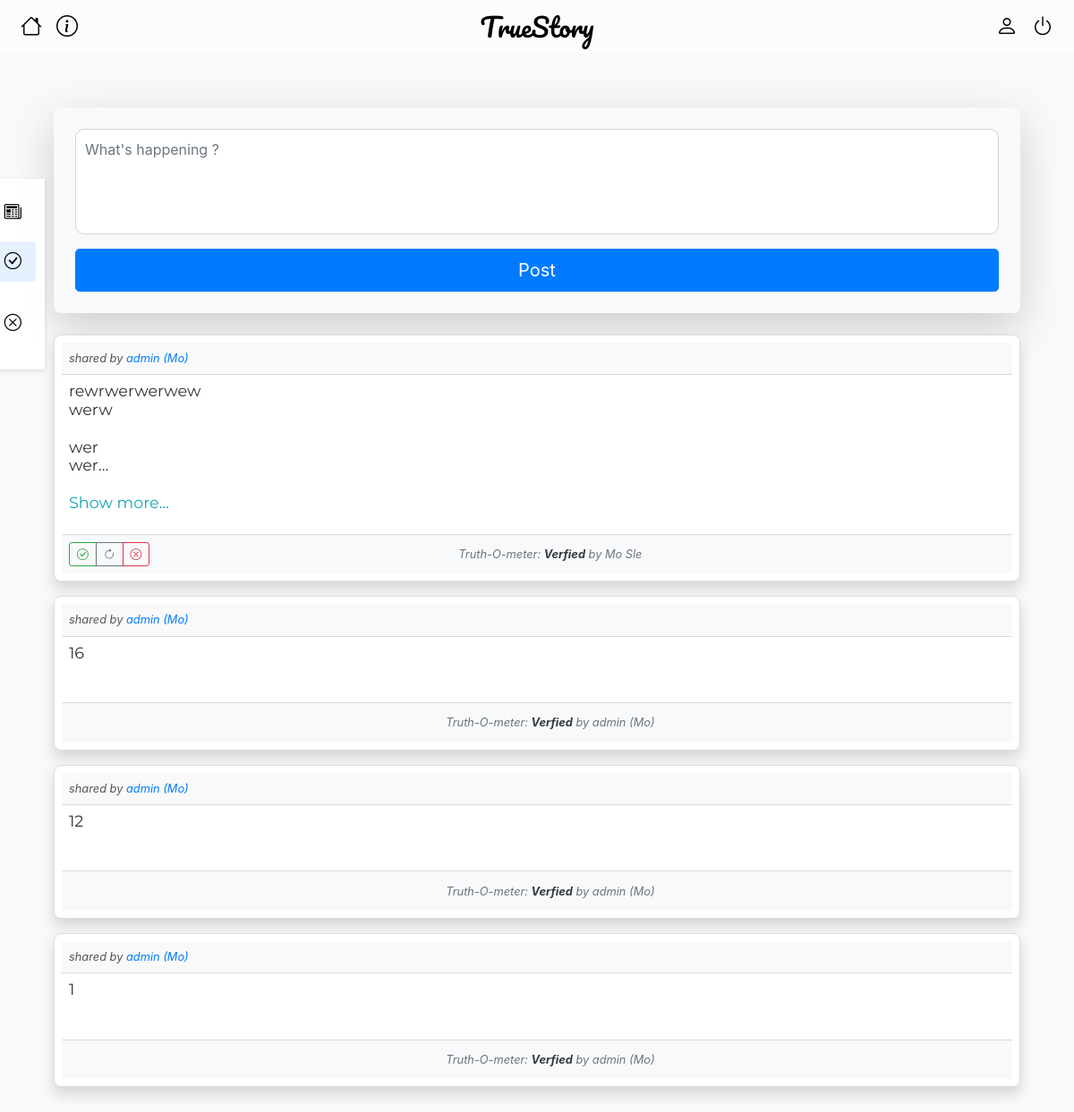
/?nav=verified (signed in), run on the app's committed database.
### mainapp/models.py (models this page shows, shortened)
class Post(models.Model):
    post_id = models.BigAutoField("Post id",primary_key=True)
    account = models.ForeignKey(Account, on_delete=models.CASCADE,related_name="account")
    post_text = models.TextField("Post Text", max_length=5000)
    true_prob = models.FloatField("Prop",default = -1)
    status = models.CharField(max_length=1000,default="Processing..")
    checker = models.ForeignKey(Account,null=True, blank=True,on_delete=models.SET_NULL,related_name="checker")
    created_at = models.DateTimeField("Created at", auto_now_add = True)
    updated_at = models.DateTimeField("Updated at", auto_now = True)
    class Meta:
        verbose_name = "Post"
        ordering = ["-post_id"]
    def get_relative_time(self):
        now = datetime.now()
        past_date = self.created_at
        relative_time = DateTimeUtils.relative_datetime(past_date)[0]
        ago = " ago"
        if relative_time == "just now":
            ago =""
        return relative_time+ago

class Account(models.Model):
    user = models.OneToOneField(CustomUser, on_delete=models.CASCADE, primary_key=True)
    first_name = models.CharField("First Name", max_length=100)
    last_name = models.CharField("Last Name", max_length=100)
    date_of_birth = models.DateField("Date Of Birth",)
    gender = models.CharField("Gender", max_length=8, choices=[("MALE", "MALE"), ("FEMALE", "FEMALE")])
    city = models.CharField("City", max_length=50)
    bio = models.TextField("Bio", max_length=1000)
    last_api_call = models.DateTimeField(null=True, blank=True)
    def __str__(self):
        return self.first_name + " " + self.last_name
    def get_absolute_url(self):
        return reverse("account_detail", kwargs={"pk": self.pk})

### mainapp/views/home.py (the view, shortened to what this page needs)
# urls.py: path("", home.index, name="index"),
def index(request):
    nav = request.GET.get('nav', 'posts')
    if nav == 'verified':
        post_list = Post.objects.filter(status="Verfied")
    elif nav == 'disproven':
        post_list = Post.objects.filter(status="Disproven")
    else:
        post_list = Post.objects.all()
    paginator = Paginator(post_list, 10)  # Show 10 posts per page
    page_number = request.GET.get('page',1)
    page_obj = paginator.get_page(page_number)
    context = {
        'page_obj': page_obj,
        'has_next': page_obj.has_next(),
    }
    return render(request, 'mainapp/index.html', context)

### mainapp/templates/mainapp/index.html (shortened to what this page needs)
{% extends "base.html" %}
{% load static %}
{% block style %}
<link rel="stylesheet" type="text/css" href="{% static 'mainapp/css/post_card2.css' %}">
<link rel="stylesheet" type="text/css" href="{% static 'mainapp/css/side_panel.css' %}">
{% endblock style %}
{% block content %}
<div class="container mt-4 ">
    <div class="card shadow-lg bg-light border-0">
        <div class="card-body p-4">
            {% if user.is_authenticated %}
            <form id="postForm" method="post" action="{% url 'index' %} ">
                <div class="form-group mb-3">
                    <textarea class="form-control" id="post-content" name="post_text" rows="4" maxlength="1000"
                    placeholder="What's happening ?" style="resize: none; border-radius: 10px; padding: 10px;"></textarea>
                </div>
                <button type="submit" class="btn btn-lg btn-block btn-primary">Post</button>
            </form>
            {% endif %}
        </div>
    </div>
    {% include 'mainapp/post/_posts_side_panel.html' %}
    <div id="posts-container" class="mt-4">
        {% include 'mainapp/post/_posts_section.html' %}
    </div>
</div>
{% endblock %}

### mainapp/templates/mainapp/post/_post_card2.html (shortened to what this page needs)
<div class="card mt-3 p-2 shadow" id="post-card-{{post.post_id}}">
    <div class="card-header d-flex justify-content-between p-2">
        <span class="small card-author">shared by <a href="{{ post.account.get_absolute_url }}" >{{ post.account.first_name }} {{ post.account.last_name }}</a></span>
    </div>
    <p class="card-text post-body p-2">
        <span class="post-summary">{{ post.post_text|linebreaksbr }}</span>
        <br><a href="javascript:void(0);" class="see-more text-info">Show more...</a>
    </p>
    <div class="card-footer d-flex justify-content-between align-items-center p-2 bg-light">
        <div class="btn-group" role="group">
            {% if user.is_trusted %}
                {% if not post.checker or post.checker == user.account %}
                    <button type="button" class="btn btn-outline-success btn-sm" onclick="change_status('approve','{{user.id}}','{{post.post_id}}')" title="Verify this post"><i class="bi bi-check-circle"></i></button>
                    <button type="button" class="btn btn-outline-secondary btn-sm" onclick="change_status('reset','{{user.id}}','{{post.post_id}}')" title="Reset"><i class="bi bi-arrow-clockwise"></i></button>
                    <button type="button" class="btn btn-outline-danger btn-sm" onclick="change_status('disapprove','{{user.id}}','{{post.post_id}}')" title="Disapprove this post"><i class="bi bi-x-circle"></i></button>
                {% endif %}
            {% endif %}
        </div>
        <div id="poststatue{{post.post_id}}" class="status text-muted small text-center mx-auto">
            Truth-O-meter: <strong class="text-dark">{{ post.status }}</strong>
            {% if post.checker %}
                <span> by <a id="checker-link" href="{{post.checker.get_absolute_url}}">{{ post.checker }}</a></span>
            {% endif %}
        </div>
        <div class="btn-group" role="group">
        </div>
    </div>
</div>

### mainapp/static/mainapp/css/base.css (style rules this page uses)
body { margin: 0; padding: 0; box-sizing: border-box; }

### mainapp/static/mainapp/css/post_card2.css (style rules this page uses)
body { margin: 0; padding: 0; box-sizing: border-box; }
.card { border: 1px solid #ddd; border-radius: 8px; }
.card-header, .card-footer { background-color: #f9f9f9; }
.btn-group .btn { font-size: 0.8rem; padding: 0.2rem 0.5rem; }
.status { font-style: italic; color: #666; width: 30%; }
.text-info { color: #17a2b8; }
.text-muted { color: #888; }
.text-dark { color: #333; }
.post-summary { display: -webkit-box; -webkit-box-orient: vertical; -webkit-line-clamp: 5; display: box; box-orient: vertical; line-clamp: 5; overflow: hidden; text-overflow: ellipsis; }
.post-body { transition: all 0.3s ease-in-out; padding: 40px; font-family: 'Montserrat', sans-serif; border-radius: 8px; color: #333; font-size: 1.1rem; line-height: 1.3rem; }
.see-more, .see-less { color: #007bff; cursor: pointer; }
.card-author { font-style: italic; font-size: 0.8em; color: #555; }
#checker-link { color: inherit; text-decoration: none; }

### data on the page
Post: account.first_name "admin", account.last_name "(Mo)", post_text "rewrwerwerwew werw wer wer", status "Verfied", checker "Mo Sle"
Post: account.first_name "admin", account.last_name "(Mo)", post_text "16", status "Verfied", checker "admin (Mo)"
Post: account.first_name "admin", account.last_name "(Mo)", post_text "12", status "Verfied", checker "admin (Mo)"
Post: account.first_name "admin", account.last_name "(Mo)", post_text "1", status "Verfied", checker "admin (Mo)"
